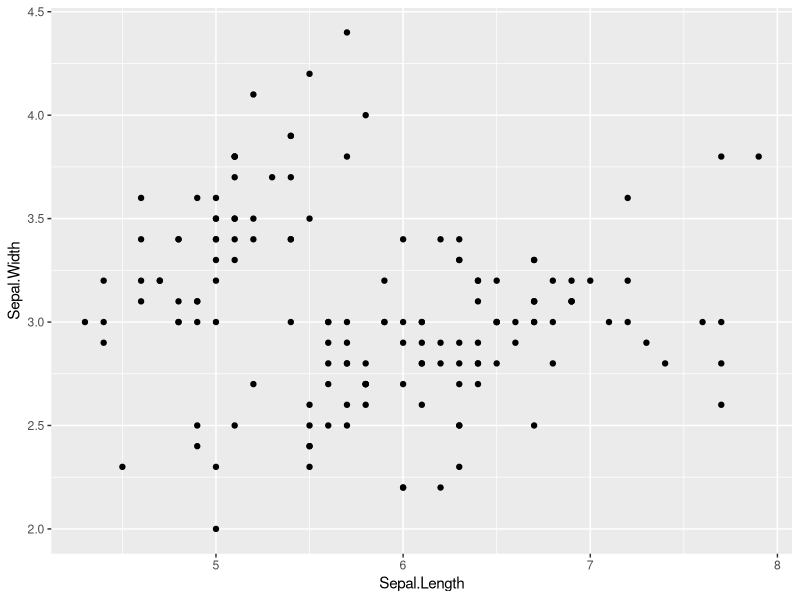
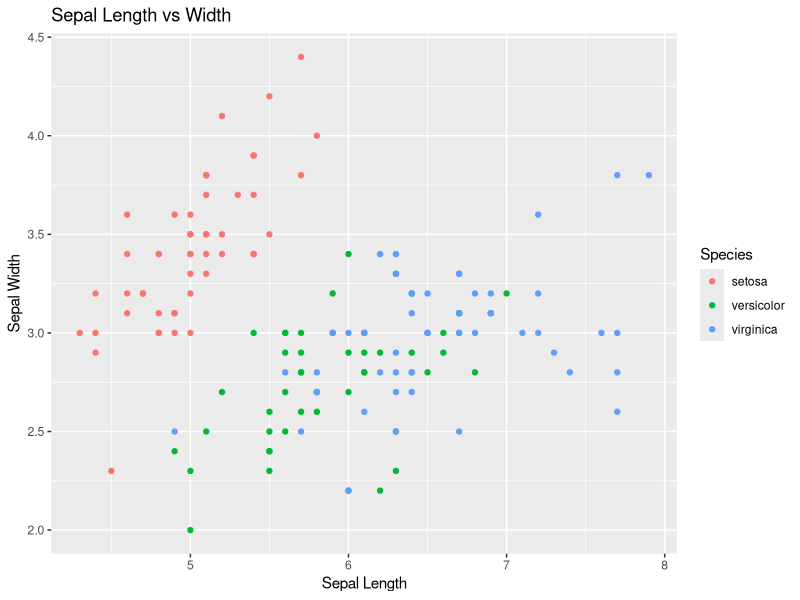
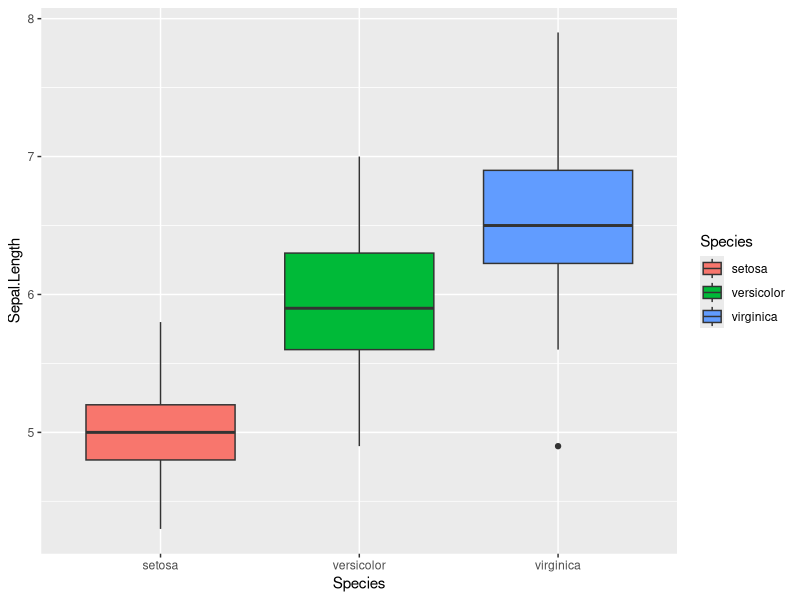
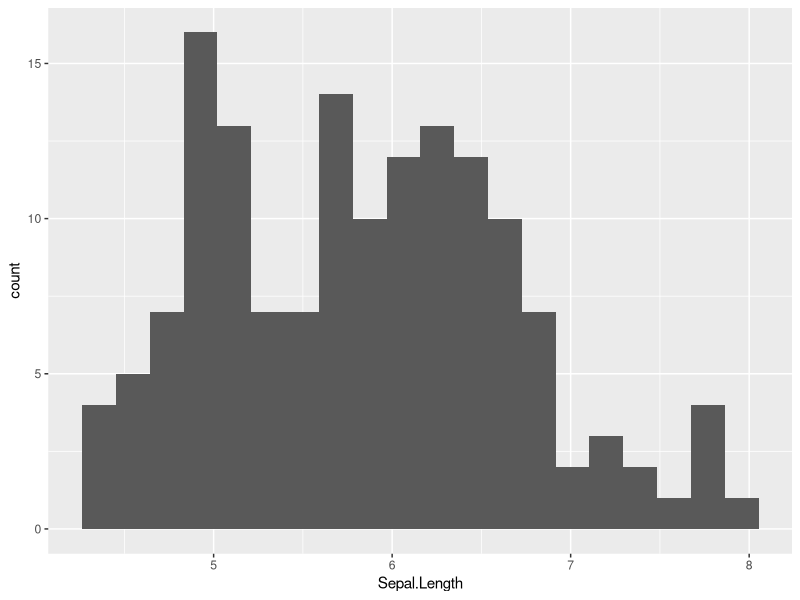
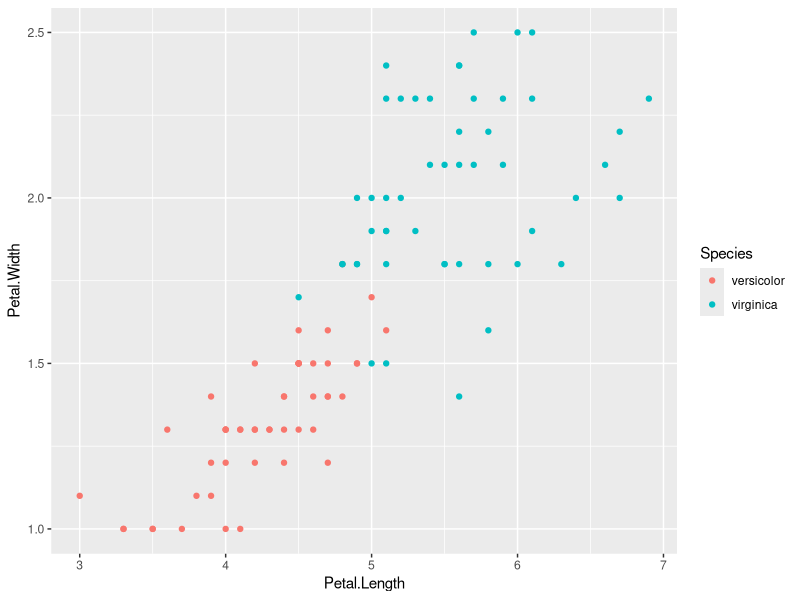
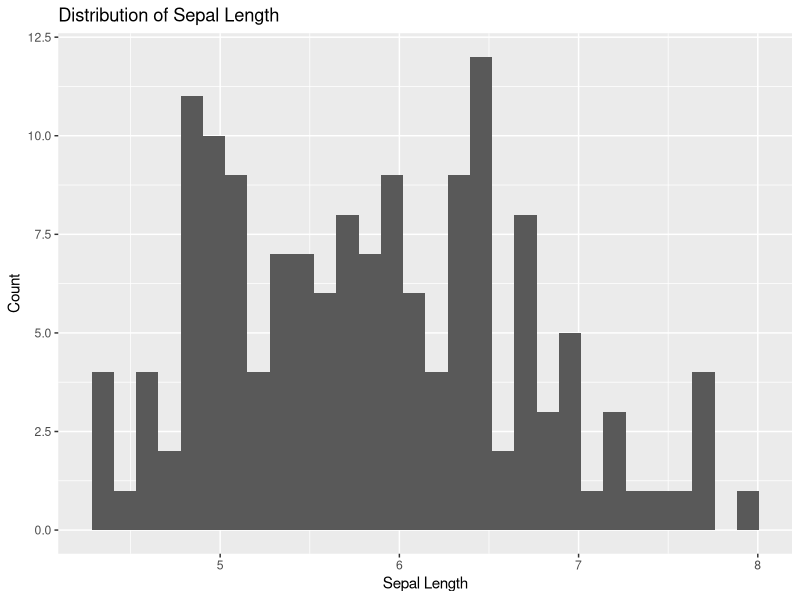
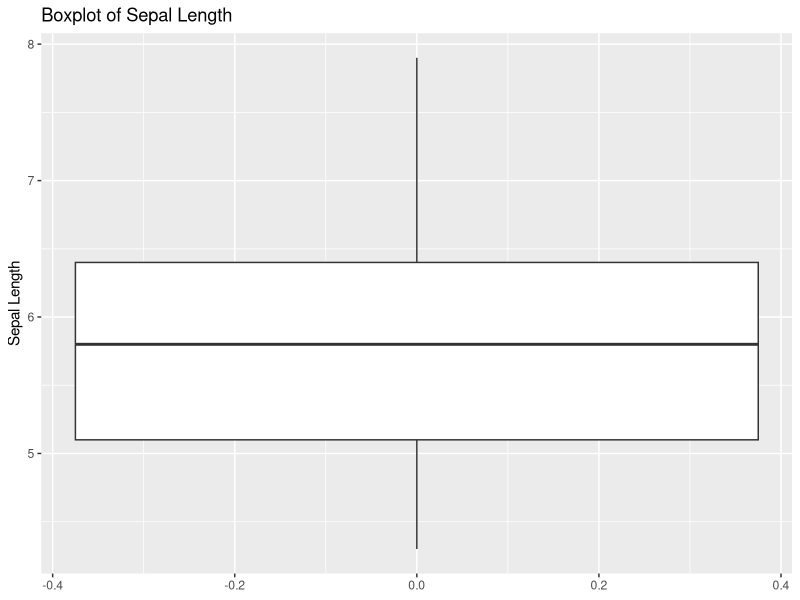
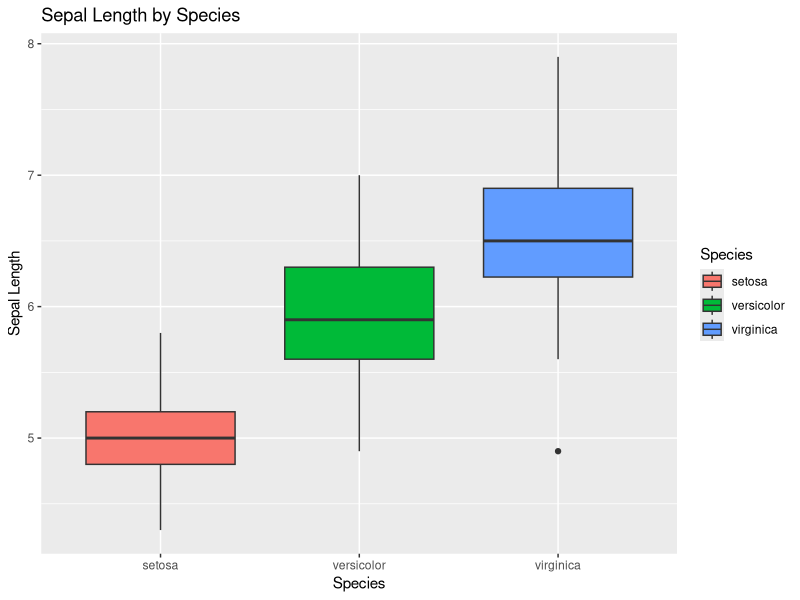

These figures' R source, in order:
## ---- chunk 1

library(tidyverse)

## ---- chunk 2
head(iris)
str(iris)

## ---- chunk 3
head(select(iris, Sepal.Length, Sepal.Width))
## ---- chunk 4

iris %>%
  select(Sepal.Length, Sepal.Width) %>%
  head()

## ---- chunk 5
iris %>% select(Sepal.Length, Sepal.Width) %>% head()

## ---- chunk 6
iris %>% select(-Species) %>% head()
## ---- chunk 7
iris %>% filter(Species == "setosa") %>% head()

## ---- chunk 8
iris %>% filter(Sepal.Length > 5, Species == "virginica") %>% head()

## ---- chunk 9
iris %>%
mutate(
Sepal.Area = Sepal.Length * Sepal.Width
) %>% head()

## ---- chunk 10
iris %>% arrange(Sepal.Length)%>% head()

## ---- chunk 11
iris %>% arrange(desc(Sepal.Length))%>% head()
## ---- chunk 12
iris %>%
summarise(
mean_sepal_length = mean(Sepal.Length),
sd_sepal_length = sd(Sepal.Length)
)

## ---- chunk 13
iris %>%
  group_by(Species) %>%
  summarise(
    mean_sepal_length = mean(Sepal.Length),
    mean_petal_length = mean(Petal.Length)
  )

## ---- chunk 14
ggplot(iris, aes(x = Sepal.Length, y = Sepal.Width)) +
geom_point()

## ---- chunk 15
ggplot(iris, aes(x = Sepal.Length, y = Sepal.Width, color = Species)) +
geom_point() +
labs(
title = "Sepal Length vs Width",
x = "Sepal Length",
y = "Sepal Width"
)

## ---- chunk 16
ggplot(iris, aes(x = Species, y = Sepal.Length, fill = Species)) +
geom_boxplot()

## ---- chunk 17
ggplot(iris, aes(x = Sepal.Length)) +
geom_histogram(bins = 20)

## ---- chunk 18

iris %>%
  filter(Species != "setosa") %>%
  ggplot(aes(x = Petal.Length, y = Petal.Width, color = Species)) +
  geom_point()

## ---- chunk 19

summary(iris)
## ---- chunk 20
colSums(is.na(iris))

# can you write this in tidyverse way? 
## ---- chunk 21

ggplot(iris, aes(x = Sepal.Length)) +
  geom_histogram(bins = 30) +
  labs(
  title = "Distribution of Sepal Length",
  x = "Sepal Length",
  y = "Count"
  )

## ---- chunk 22

ggplot(iris, aes(y = Sepal.Length)) +
  geom_boxplot() +
  labs(
  title = "Boxplot of Sepal Length",
  y = "Sepal Length"
  )

## ---- chunk 23
ggplot(iris, aes(x = Species, y = Sepal.Length, fill = Species)) +
geom_boxplot() +
labs(
title = "Sepal Length by Species",
x = "Species",
y = "Sepal Length"
)

## ---- chunk 24
ggplot(iris, aes(x = Petal.Length, y = Petal.Width)) +
  geom_point() +
  labs(
  title = "Petal Length vs Petal Width",
  x = "Petal Length",
  y = "Petal Width"
  )

## ---- chunk 25
ggplot(iris, aes(x = Petal.Length, y = Petal.Width, color = Species)) +
geom_point() +
labs(
title = "Petal Length vs Petal Width by Species"
)

## ---- chunk 26

iris %>%
  group_by(Species) %>%
  summarise(
  mean_sepal_length = mean(Sepal.Length),
  sd_sepal_length = sd(Sepal.Length)
  )


